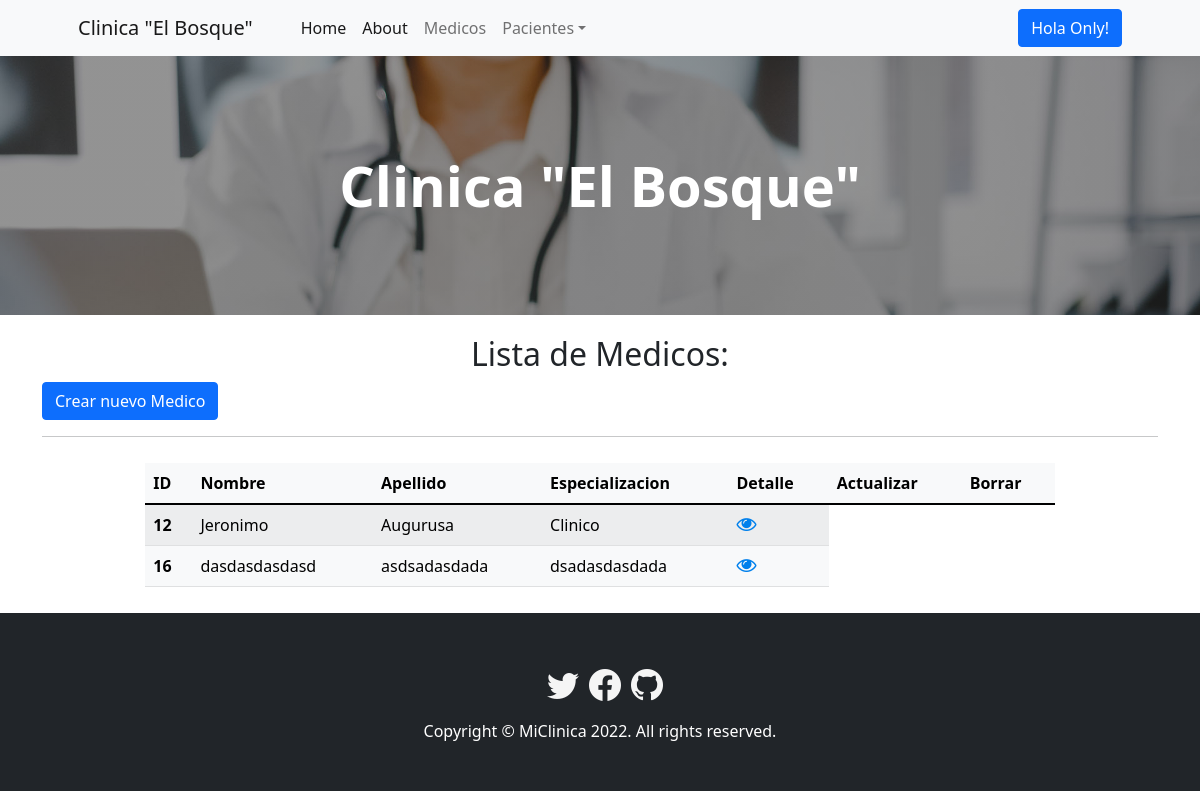
The app's page /medics/medics-list/ (signed in) with its own data.
### medics/models.py (models this page shows)
class Medic(models.Model):
    name = models.CharField(max_length=20)
    surname = models.CharField(max_length=20)
    medic_type = models.CharField(max_length=20)

### medics/views.py (the view)
# urls.py: path('medics-list/', views.MedicListView.as_view(), name='medics-list'),
class MedicListView(LoginRequiredMixin, ListView):
    model = Medic
    template_name = 'medics_list.html'

### medics/templates/medics_list.html (shortened to what this page needs)
{% extends 'index.html' %}
{% load static %}
{% block changes %}
<h2>Lista de Medicos:</h2>
<div class="container">
    <a class="btn btn-primary justify-content-right"  href="{% url 'medics:medics-add' %}">Crear nuevo Medico</a>
    <hr></hr>
        {% if user.is_authenticated %}
        <div class="row d-flex justify-content-center">
            <div class="col-md-10">
                <table class="table table-striped table-light">
                    <thead>
                        <tr>
                            <th scope="col">ID</th>
                            <th scope="col">Nombre</th>
                            <th scope="col">Apellido</th>
                            <th scope="col">Especializacion</th>
                            <th scope="col">Detalle</th>
                            <th scope="col">Actualizar</th>
                            <th scope="col">Borrar</th>
                        </tr>
                    </thead>
                    <tbody>
                        {% for medic in medic_list %}
                        <tr>
                            <th scope="row">{{medic.id}}</th>
                            <td>{{medic.name}}</td>
                            <td>{{medic.surname}}</td>
                            <td>{{medic.medic_type}}</td>
                            <td><a href="{% url 'medics:medics-detail' medic.id %}">
                                <i class="fa fa-eye" style="font-size:20px;color: rgb(0, 128, 236);"> </i></a>
                            </td>
                        </tr>
                        {% endfor %}
                    </tbody>
                </table>
            </div>
            </div>
        </div>
        {% else %}
        <h2>Debes estar logeado</h2>
        {% endif %}
{% endblock %}

### home/templates/index.html (shortened to what this page needs)
<!DOCTYPE html>
<html lang="en">
    <head>
        {% load static %}
        <link href="https://cdn.jsdelivr.net/npm/bootstrap-icons@1.5.0/font/bootstrap-icons.css" rel="stylesheet" />
        <link rel="stylesheet" href="https://cdn.jsdelivr.net/npm/bootstrap-icons@1.8.3/font/bootstrap-icons.css">
        <link href="{% static 'css/styles.css' %}" rel="stylesheet" />
        <link href="{% static 'css/changes.css' %}" rel="stylesheet" />
        <link
        rel="stylesheet"
        href="https://cdnjs.cloudflare.com/ajax/libs/font-awesome/4.7.0/css/font-awesome.min.css"
      />
    </head>
    <body>
        <nav class="navbar navbar-expand-lg navbar-light bg-light">
            <div class="container px-4 px-lg-5">
                <a class="navbar-brand" href="/">Clinica "El Bosque"</a>
                <div class="collapse navbar-collapse" id="navbarSupportedContent">
                    <ul class="navbar-nav me-auto mb-2 mb-lg-0 ms-lg-4">
                        <li class="nav-item"><a class="nav-link active" aria-current="page" href="/">Home</a></li>
                        <li class="nav-item"><a class="nav-link active" aria-current="page" href="{% url 'home:about' %}">About</a></li>
                        {% if user.is_authenticated %}
                        <li class="nav-item"><a class="nav-link" href="{% url 'medics:medics-list' %}">Medicos</a></li>
                        <li class="nav-item dropdown">
                            <a class="nav-link dropdown-toggle" id="navbarDropdown" href="#" role="button" data-bs-toggle="dropdown" aria-expanded="false">Pacientes</a>
                        </li>
                        {% endif %}
                    </ul>
                    {% if user.is_authenticated %}
                    <div class="nav-item dropdown">
                    <a class="btn btn-primary" id="navbarDropdown" href="#" role="button" data-bs-toggle="dropdown" aria-expanded="false">Hola {{ user.username }}!</a>
                    </div>
                    {% endif %}
                </div>
            </div>
        </nav>
        <header class="bg-dark py-5" id="foto">
            <div class="container px-4 px-lg-5 my-5">
                <div class="text-center text-white">
                    <h1 class="display-4 fw-bolder">Clinica "El Bosque"</h1>
                </div>
            </div>
        </header>
        {% block changes %}
        {% endblock %}
        <footer class="py-5 bg-dark">
            <div class="social-media">
                <a href="https://twitter.com/" target="_blank"><i class="bi bi-twitter" style="font-size: 2rem; color: whitesmoke;"></i></a>
                <a href="https://es-la.facebook.com/" target="_blank"><i class="bi bi-facebook" style="font-size: 2rem; color: whitesmoke;"></i></a>
                <a href="https://github.com/Scopexx0" target="_blank"><i class="bi bi-github" style="font-size: 2rem; color: whitesmoke;"></i></a>
            </div>
            <div class="container">
                <p class="m-0 text-center text-white">Copyright &copy; MiClinica 2022. All rights reserved.</p>
            </div>
        </footer>
    </body>
</html>

### medics/static/css/changes.css (style rules this page uses)
h2 { text-align: center; padding-top: 20px; padding-bottom: 0; }
#foto { background-image: linear-gradient(0deg, rgba(40,40,40,0.5), rgba(40,40,40,0.5)), url(../js/manual-hatdc-blog.jpg); background-size: cover; background-repeat: no-repeat; background-position: top; }
.social-media { display: flex; justify-content: center; }
.social-media a { margin-left: 10px; margin-bottom: 10px; }

### records on screen
Medic: id "12", name "Jeronimo", surname "Augurusa", medic_type "Clinico"
Medic: id "16", name "dasdasdasdasd", surname "asdsadasdada", medic_type "dsadasdasdada"

### other values on screen
{{ user.username }} "Only"
